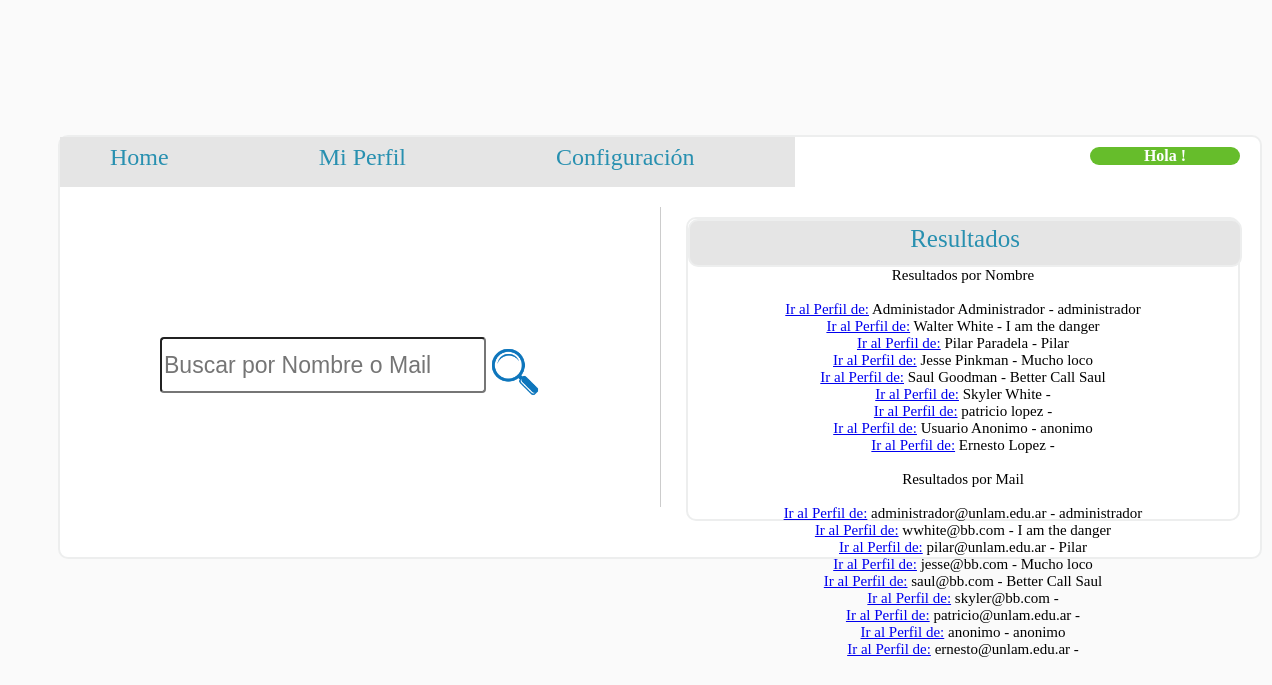
Page /paginas/resultados.php on the committed database.
### tables this page shows
CREATE TABLE `usuario` (
  `idusuario` int(11) NOT NULL AUTO_INCREMENT,
  `nombre` text NOT NULL,
  `apellido` text NOT NULL,
  `mail` text NOT NULL,
  `descripcion` text,
  `password` text NOT NULL,
  `administrador` int(11) NOT NULL DEFAULT '0',
  `privacidad` int(11) NOT NULL DEFAULT '3',
  PRIMARY KEY (`idusuario`)
);

### paginas/mysql.php (called while the page is built, shortened)
<?php
$server="localhost:3306";
$user="root";
$password="";
$conexion=(mysqli_connect($server,$user,$password));
$consulta=mysqli_query($conexion,$con);
?>

### paginas/resultados.php (the view, shortened to what this page needs)
<!DOCTYPE html>
<html>
<head>
	<link rel="stylesheet" type="text/css" href="../css/estilo2.css"/>
</head>
<body>
		<div id="container">
					<ul class="dropdown">
						<li><a href="home.php" class="dir">Home</a></li>
						<li><a href="perfil.php" class="dir">Mi Perfil</a></li>
						<li><a href="conf.php" class="dir">Configuraci&oacute;n</a></li>
					</ul>
					<div class="bienvenidos">
						Hola <?php
							?>!
					</div>
					<div id="home">
						<div id="search">
						<form method="post" action="resultados.php" name="busqueda">
						<div id="busqueda"><input type="text" placeholder="Buscar por Nombre o Mail" name="search"
								  style="border-radius:4px; width:300px; height:50px;font-size: 23px" id="busqueda" /></div>
							<div id="lupa"> <input type="image" src="../img/icono_buscar.png" style="width:70px; height:70px;" /></div>
						</form>
						</div>
						<div class="lineavertical2"></div>
						<div id="resultados">
						<div id="mensajestitulo">Resultados</div>
						<?php
						$d=$_POST['search'];
						$con="CALL search1('%$d%')";
						require ("mysql.php");
						echo "<div class='aviso'>Resultados por Nombre</br></br>";
						while($resultados=mysqli_fetch_array($consulta)){
   						echo '<a href="perfil.php?p='.$resultados['idusuario'].'">Ir al Perfil de:</a>';
   						echo ' '.$resultados['nombre'].' ';
   						echo $resultados['apellido']." - ";
   						echo $resultados['descripcion']."</br>";
   						}
   						$con="CALL search2('%$d%')";
						require ("mysql.php");
						echo "Resultados por Mail</br></br>";
						while($resultados=mysqli_fetch_array($consulta)){
   						echo '<a href="perfil.php?p='.$resultados['idusuario'].'">Ir al Perfil de:</a>';
   						echo ' '.$resultados['mail'].' - ';
   						echo $resultados['descripcion']."</br>";
   						}
					    ?>
						</div>
  					</div>
  		</div>
</body>
</body>
</html>

### css/estilo2.css (style rules this page uses)
body { background-color: #fafafa; background-image:url("../img/fondo3.jpg"); background-position: center center; background-repeat: no-repeat; background-attachment: fixed; background-size: cover; }
#container { width: 1200px; height: 420px; margin-top: 135px; border-radius: 10px; border:solid; border-color: #edeeee; border-width: 2px; margin-right: 50px; margin-left:50px; background-color: #fff; }
.dropdown { height:50px; width:960px; }
ul.dropdown, ul.dropdown li, ul.dropdown ul { list-style: none; margin: 0; padding: 0; height: 50px; }
ul.dropdown { position: relative; z-index: 597; float: left; height: 50px; }
ul.dropdown li { float: left; min-height: 1px; line-height: 1.3em; vertical-align: middle; height: 50px; }
ul.dropdown { font: normal 12px 'Corbel', text-transform: uppercase; height: 50px; }
ul.dropdown li { padding: 7px 0; background-color: #E5E5E5; color: #2890B0; line-height: normal; height: 50px; }
ul.dropdown a:link, ul.dropdown a:visited { color: #2890B0; text-decoration: none; font-family: 'Corbel';font-size: 24px; }
ul.dropdown *.dir { padding-right: 100px; background-image: none; background-position: 100% 50%; background-repeat: no-repeat; }
ul.dropdown li a { display: block; padding: 7px 50px; }
ul.dropdown li { padding: 0; }
#home { width: 1200px; height: 300px; float: left; }
#search { width: 450px; height: 150px; margin-left: 100px; margin-top: 150px; float: left; }
#busqueda { width: 300px; height: 50px; float: left; padding-right: 20px; }
#lupa { width: 70px; height: 70px; float: left; padding-right: 10px; }
.lineavertical2 { border-left: 1px solid #ccc; height: 300px; width: 1px; margin-left: 600px; margin-top: 20px; position: absolute; }
#resultados { width:550px; height: 300px; float: right; margin-top: 30px; margin-right: 20px; border-radius: 10px; border: solid; border-width: 2px; border-color: #edeeee; }
#mensajestitulo { border: solid; width: 100%; height: 40px; text-align: center; padding-top: 4px; font-family: 'Corbel'; font-size: 25px; color: #2890B0; background-color: #E5E5E5; border-radius: 10px; border: solid; border-width: 2px; border-color: #edeeee; }
.bienvenidos { color: #fff; background-color: #66bd2b; border-color: #2e6da4; width: 150px; float: right; margin-top: 10px; margin-right: 20px; text-align: center; font-family: 'Corbel'; border-radius: 10px; font-weight: bold; }
.aviso { font-family: 'Corbel'; text-align: center; font-size: 15px; }

### rows in the picture
usuario: nombre "Administador", apellido "Administrador", descripcion "administrador", mail "administrador@unlam.edu.ar"
usuario: nombre "Walter", apellido "White", descripcion "I am the danger", mail "wwhite@bb.com"
usuario: nombre "Pilar", apellido "Paradela", descripcion "Pilar", mail "pilar@unlam.edu.ar"
usuario: nombre "Jesse", apellido "Pinkman", descripcion "Mucho loco", mail "jesse@bb.com"
usuario: nombre "Saul", apellido "Goodman", descripcion "Better Call Saul", mail "saul@bb.com"
usuario: nombre "Skyler", apellido "White", mail "skyler@bb.com"
usuario: nombre "patricio", apellido "lopez", mail "patricio@unlam.edu.ar"
usuario: nombre "Usuario", apellido "Anonimo", descripcion "anonimo", mail "anonimo"
usuario: nombre "Ernesto", apellido "Lopez", mail "ernesto@unlam.edu.ar"
